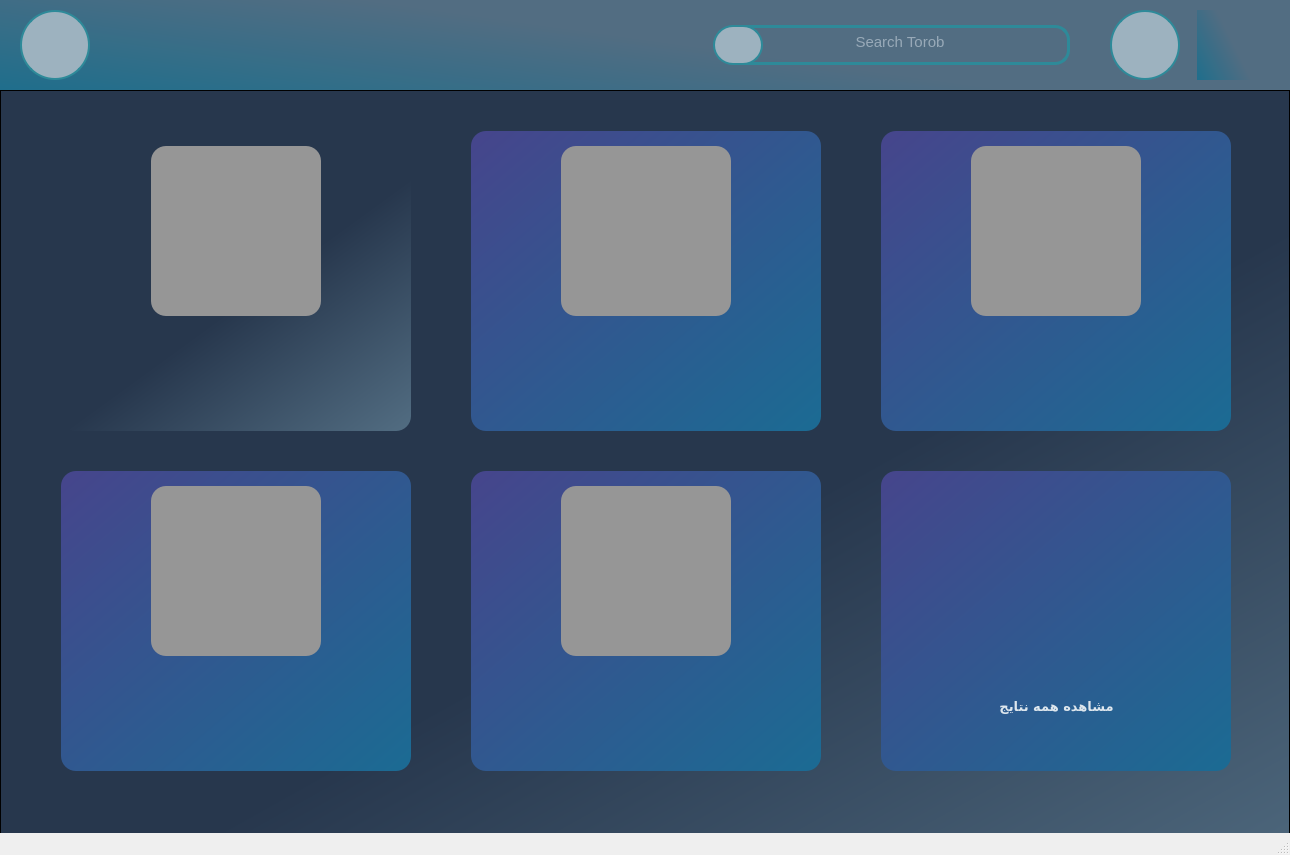
<?xml version="1.0" encoding="UTF-8"?>
<ui version="4.0">
 <class>MainWindow</class>
 <widget class="QMainWindow" name="MainWindow">
  <property name="geometry">
   <rect>
    <x>0</x>
    <y>0</y>
    <width>1290</width>
    <height>855</height>
   </rect>
  </property>
  <property name="font">
   <font>
    <pointsize>8</pointsize>
   </font>
  </property>
  <property name="windowTitle">
   <string>MainWindow</string>
  </property>
  <widget class="QWidget" name="centralwidget">
   <widget class="QWidget" name="widget" native="true">
    <property name="geometry">
     <rect>
      <x>0</x>
      <y>0</y>
      <width>1290</width>
      <height>90</height>
     </rect>
    </property>
    <property name="styleSheet">
     <string notr="true"> background-color: qlineargradient(spread:pad, x1:0.776, y1:0.614091, x2:0, y2:0.999682, stop:0.19403 rgba(82, 109, 130, 255), stop:1 rgba(31, 110, 140, 255))</string>
    </property>
    <widget class="QPushButton" name="profileInfoBtn">
     <property name="geometry">
      <rect>
       <x>20</x>
       <y>10</y>
       <width>70</width>
       <height>70</height>
      </rect>
     </property>
     <property name="styleSheet">
      <string notr="true">QPushButton{
	background-color: rgb(157, 178, 191);
	border-radius: 35px;
	border : 2px solid black;
	border-color: rgb(46, 138, 153);
}

QPushButton:hover{
	background-color: rgb(132, 167, 161);
	border : 3px solid black;
	border-color: rgb(100, 204, 197)
}
</string>
     </property>
     <property name="text">
      <string/>
     </property>
     <property name="icon">
      <iconset>
       <normaloff>profile.png</normaloff>profile.png</iconset>
     </property>
     <property name="iconSize">
      <size>
       <width>50</width>
       <height>50</height>
      </size>
     </property>
    </widget>
    <widget class="QPushButton" name="menuBarBtn">
     <property name="geometry">
      <rect>
       <x>1110</x>
       <y>10</y>
       <width>70</width>
       <height>70</height>
      </rect>
     </property>
     <property name="styleSheet">
      <string notr="true">QPushButton{
	background-color: rgb(157, 178, 191);
	border-radius: 35px;
	border : 2px solid black;
	border-color: rgb(46, 138, 153);
}

QPushButton:hover{
	background-color: rgb(132, 167, 161);
	border : 3px solid black;
	border-color: rgb(100, 204, 197)
}
</string>
     </property>
     <property name="text">
      <string/>
     </property>
     <property name="icon">
      <iconset>
       <normaloff>menu.png</normaloff>menu.png</iconset>
     </property>
     <property name="iconSize">
      <size>
       <width>40</width>
       <height>44</height>
      </size>
     </property>
    </widget>
    <widget class="QLineEdit" name="searchBarTorob">
     <property name="geometry">
      <rect>
       <x>730</x>
       <y>25</y>
       <width>340</width>
       <height>40</height>
      </rect>
     </property>
     <property name="font">
      <font>
       <pointsize>11</pointsize>
      </font>
     </property>
     <property name="styleSheet">
      <string notr="true">QLineEdit{
	background-color: rgb(0, 0, 0, 0);
	border: 3px solid rgba(0, 0, 0, 0);
	border-bottom-color: rgb(46, 138, 153);
	border-right-color: rgb(46, 138, 153);
	border-top-color: rgb(46, 138, 153);
	padding-bottom: 7px;
	border-radius: 15px;
	color: rgb(221, 230, 237);
}
QLineEdit:focus{
	background-color: rgb(132, 167, 161);
	border-bottom-color: rgb(100, 204, 197);
	border-right-color: rgb(100, 204, 197);
	border-top-color: rgb(100, 204, 197);
}</string>
     </property>
     <property name="alignment">
      <set>Qt::AlignCenter</set>
     </property>
     <property name="placeholderText">
      <string>Search Torob</string>
     </property>
    </widget>
    <widget class="QLabel" name="label_2">
     <property name="geometry">
      <rect>
       <x>1197</x>
       <y>10</y>
       <width>70</width>
       <height>70</height>
      </rect>
     </property>
     <property name="text">
      <string/>
     </property>
     <property name="pixmap">
      <pixmap>logo app.png</pixmap>
     </property>
     <property name="scaledContents">
      <bool>true</bool>
     </property>
    </widget>
    <widget class="QPushButton" name="doSearchBtn">
     <property name="geometry">
      <rect>
       <x>713</x>
       <y>25</y>
       <width>50</width>
       <height>40</height>
      </rect>
     </property>
     <property name="styleSheet">
      <string notr="true">QPushButton{
	background-color: rgb(157, 178, 191);
	border-radius: 20px;
	border : 1.5px solid black;
	border-color: rgb(46, 138, 153);
}

QPushButton:hover{
	background-color: rgb(132, 167, 161);
	border : 2.5px solid black;
	border-color: rgb(100, 204, 197)
}

</string>
     </property>
     <property name="text">
      <string/>
     </property>
     <property name="icon">
      <iconset>
       <normaloff>search.png</normaloff>search.png</iconset>
     </property>
     <property name="iconSize">
      <size>
       <width>30</width>
       <height>30</height>
      </size>
     </property>
    </widget>
   </widget>
   <widget class="QWidget" name="widget_2" native="true">
    <property name="geometry">
     <rect>
      <x>0</x>
      <y>90</y>
      <width>1290</width>
      <height>855</height>
     </rect>
    </property>
    <property name="styleSheet">
     <string notr="true">background-color: qlineargradient(spread:pad, x1:0.358, y1:0.244, x2:1, y2:1, stop:0.353234 rgba(39, 55, 77, 255), stop:1 rgba(82, 109, 130, 255))
</string>
    </property>
    <widget class="QScrollArea" name="scrollArea">
     <property name="geometry">
      <rect>
       <x>0</x>
       <y>0</y>
       <width>1290</width>
       <height>855</height>
      </rect>
     </property>
     <property name="widgetResizable">
      <bool>true</bool>
     </property>
     <widget class="QWidget" name="scrollAreaWidgetContents">
      <property name="geometry">
       <rect>
        <x>0</x>
        <y>0</y>
        <width>1288</width>
        <height>853</height>
       </rect>
      </property>
      <widget class="QWidget" name="product1" native="true">
       <property name="geometry">
        <rect>
         <x>60</x>
         <y>40</y>
         <width>350</width>
         <height>300</height>
        </rect>
       </property>
       <property name="styleSheet">
        <string notr="true">QWidget{
	background-color: qlineargradient(spread:pad, x1:0, y1:0, x2:1, y2:1, stop:0 					rgba(70, 69, 140, 255), stop:1 rgba(27, 107, 147, 255));
	border-radius: 15px;
}

QWidget:hover{
	border-color: rgb(90, 150, 227)
}</string>
       </property>
       <widget class="QLabel" name="productPhoto1">
        <property name="geometry">
         <rect>
          <x>90</x>
          <y>15</y>
          <width>170</width>
          <height>170</height>
         </rect>
        </property>
        <property name="styleSheet">
         <string notr="true">background-color: rgb(150, 150, 150);


</string>
        </property>
        <property name="text">
         <string/>
        </property>
        <property name="scaledContents">
         <bool>true</bool>
        </property>
       </widget>
       <widget class="QLabel" name="productName1">
        <property name="geometry">
         <rect>
          <x>10</x>
          <y>205</y>
          <width>310</width>
          <height>40</height>
         </rect>
        </property>
        <property name="font">
         <font>
          <family>Arial Black</family>
          <pointsize>10</pointsize>
          <weight>75</weight>
          <bold>true</bold>
         </font>
        </property>
        <property name="styleSheet">
         <string notr="true">background-color: rgba(0, 0, 0, 0);
color: rgb(221, 230, 237);</string>
        </property>
        <property name="text">
         <string/>
        </property>
        <property name="wordWrap">
         <bool>true</bool>
        </property>
       </widget>
       <widget class="QLabel" name="productPrice1">
        <property name="geometry">
         <rect>
          <x>10</x>
          <y>260</y>
          <width>311</width>
          <height>25</height>
         </rect>
        </property>
        <property name="font">
         <font>
          <pointsize>9</pointsize>
          <weight>75</weight>
          <bold>true</bold>
         </font>
        </property>
        <property name="styleSheet">
         <string notr="true">background-color: rgba(0, 0, 0, 0);
color: rgb(221, 230, 237);</string>
        </property>
        <property name="text">
         <string/>
        </property>
        <property name="alignment">
         <set>Qt::AlignLeading|Qt::AlignLeft|Qt::AlignVCenter</set>
        </property>
       </widget>
       <widget class="QPushButton" name="productBtn1">
        <property name="geometry">
         <rect>
          <x>0</x>
          <y>0</y>
          <width>350</width>
          <height>300</height>
         </rect>
        </property>
        <property name="styleSheet">
         <string notr="true">QPushButton{
	background-color: rgba(0, 0, 0, 0);
}

QPushButton:hover{
	background-color: rgb(0, 0, 0, 50);
	border-radius: 15px;
	border : 2px solid black;
	border-color: rgb(90, 150, 227);
}
</string>
        </property>
        <property name="text">
         <string/>
        </property>
       </widget>
      </widget>
      <widget class="QWidget" name="product2" native="true">
       <property name="geometry">
        <rect>
         <x>470</x>
         <y>40</y>
         <width>350</width>
         <height>300</height>
        </rect>
       </property>
       <property name="styleSheet">
        <string notr="true">background-color: qlineargradient(spread:pad, x1:0, y1:0, x2:1, y2:1, stop:0 rgba(70, 69, 140, 255), stop:1 rgba(27, 107, 147, 255));
border-radius: 15px;</string>
       </property>
       <widget class="QLabel" name="productPhoto2">
        <property name="geometry">
         <rect>
          <x>90</x>
          <y>15</y>
          <width>170</width>
          <height>170</height>
         </rect>
        </property>
        <property name="styleSheet">
         <string notr="true">background-color: rgb(150, 150, 150);</string>
        </property>
        <property name="text">
         <string/>
        </property>
        <property name="scaledContents">
         <bool>true</bool>
        </property>
       </widget>
       <widget class="QLabel" name="productName2">
        <property name="geometry">
         <rect>
          <x>10</x>
          <y>205</y>
          <width>310</width>
          <height>40</height>
         </rect>
        </property>
        <property name="font">
         <font>
          <family>Arial Black</family>
          <pointsize>10</pointsize>
          <weight>75</weight>
          <bold>true</bold>
         </font>
        </property>
        <property name="styleSheet">
         <string notr="true">background-color: rgba(0, 0, 0, 0);
color: rgb(221, 230, 237);</string>
        </property>
        <property name="text">
         <string/>
        </property>
        <property name="wordWrap">
         <bool>true</bool>
        </property>
       </widget>
       <widget class="QLabel" name="productPrice2">
        <property name="geometry">
         <rect>
          <x>10</x>
          <y>260</y>
          <width>311</width>
          <height>25</height>
         </rect>
        </property>
        <property name="font">
         <font>
          <pointsize>9</pointsize>
          <weight>75</weight>
          <bold>true</bold>
         </font>
        </property>
        <property name="styleSheet">
         <string notr="true">background-color: rgba(0, 0, 0, 0);
color: rgb(221, 230, 237);</string>
        </property>
        <property name="text">
         <string/>
        </property>
        <property name="alignment">
         <set>Qt::AlignLeading|Qt::AlignLeft|Qt::AlignVCenter</set>
        </property>
       </widget>
       <widget class="QPushButton" name="productBtn2">
        <property name="geometry">
         <rect>
          <x>0</x>
          <y>0</y>
          <width>350</width>
          <height>300</height>
         </rect>
        </property>
        <property name="styleSheet">
         <string notr="true">QPushButton{
	background-color: rgba(0, 0, 0, 0);
}

QPushButton:hover{
	background-color: rgb(0, 0, 0, 50);
	border-radius: 15px;
	border : 2px solid black;
	border-color: rgb(90, 150, 227);
}
</string>
        </property>
        <property name="text">
         <string/>
        </property>
       </widget>
      </widget>
      <widget class="QWidget" name="product3" native="true">
       <property name="geometry">
        <rect>
         <x>880</x>
         <y>40</y>
         <width>350</width>
         <height>300</height>
        </rect>
       </property>
       <property name="styleSheet">
        <string notr="true">background-color: qlineargradient(spread:pad, x1:0, y1:0, x2:1, y2:1, stop:0 rgba(70, 69, 140, 255), stop:1 rgba(27, 107, 147, 255));
border-radius: 15px;</string>
       </property>
       <widget class="QLabel" name="productPhoto3">
        <property name="geometry">
         <rect>
          <x>90</x>
          <y>15</y>
          <width>170</width>
          <height>170</height>
         </rect>
        </property>
        <property name="styleSheet">
         <string notr="true">background-color: rgb(150, 150, 150);</string>
        </property>
        <property name="text">
         <string/>
        </property>
        <property name="scaledContents">
         <bool>true</bool>
        </property>
       </widget>
       <widget class="QLabel" name="productName3">
        <property name="geometry">
         <rect>
          <x>10</x>
          <y>205</y>
          <width>310</width>
          <height>40</height>
         </rect>
        </property>
        <property name="font">
         <font>
          <family>Arial Black</family>
          <pointsize>10</pointsize>
          <weight>75</weight>
          <bold>true</bold>
         </font>
        </property>
        <property name="styleSheet">
         <string notr="true">background-color: rgba(0, 0, 0, 0);
color: rgb(221, 230, 237);</string>
        </property>
        <property name="text">
         <string/>
        </property>
        <property name="wordWrap">
         <bool>true</bool>
        </property>
       </widget>
       <widget class="QLabel" name="productPrice3">
        <property name="geometry">
         <rect>
          <x>10</x>
          <y>260</y>
          <width>311</width>
          <height>25</height>
         </rect>
        </property>
        <property name="font">
         <font>
          <pointsize>9</pointsize>
          <weight>75</weight>
          <bold>true</bold>
         </font>
        </property>
        <property name="styleSheet">
         <string notr="true">background-color: rgba(0, 0, 0, 0);
color: rgb(221, 230, 237);</string>
        </property>
        <property name="text">
         <string/>
        </property>
        <property name="alignment">
         <set>Qt::AlignLeading|Qt::AlignLeft|Qt::AlignVCenter</set>
        </property>
       </widget>
       <widget class="QPushButton" name="productBtn3">
        <property name="geometry">
         <rect>
          <x>0</x>
          <y>0</y>
          <width>350</width>
          <height>300</height>
         </rect>
        </property>
        <property name="styleSheet">
         <string notr="true">QPushButton{
	background-color: rgba(0, 0, 0, 0);
}

QPushButton:hover{
	background-color: rgb(0, 0, 0, 50);
	border-radius: 15px;
	border : 2px solid black;
	border-color: rgb(90, 150, 227);
}
</string>
        </property>
        <property name="text">
         <string/>
        </property>
       </widget>
      </widget>
      <widget class="QWidget" name="moreProducts" native="true">
       <property name="geometry">
        <rect>
         <x>880</x>
         <y>380</y>
         <width>350</width>
         <height>300</height>
        </rect>
       </property>
       <property name="styleSheet">
        <string notr="true">background-color: qlineargradient(spread:pad, x1:0, y1:0, x2:1, y2:1, stop:0 rgba(70, 69, 140, 255), stop:1 rgba(27, 107, 147, 255));
border-radius: 15px;</string>
       </property>
       <widget class="QLabel" name="labelMore">
        <property name="geometry">
         <rect>
          <x>10</x>
          <y>205</y>
          <width>331</width>
          <height>61</height>
         </rect>
        </property>
        <property name="font">
         <font>
          <family>Arial Black</family>
          <pointsize>10</pointsize>
          <weight>75</weight>
          <bold>true</bold>
         </font>
        </property>
        <property name="styleSheet">
         <string notr="true">background-color: rgba(0, 0, 0, 0);
color: rgb(221, 230, 237);</string>
        </property>
        <property name="text">
         <string>مشاهده همه نتایج</string>
        </property>
        <property name="alignment">
         <set>Qt::AlignCenter</set>
        </property>
        <property name="wordWrap">
         <bool>true</bool>
        </property>
       </widget>
       <widget class="QLabel" name="torobLogo">
        <property name="geometry">
         <rect>
          <x>90</x>
          <y>15</y>
          <width>170</width>
          <height>170</height>
         </rect>
        </property>
        <property name="styleSheet">
         <string notr="true">background-color: rgb(0, 0, 0, 0);</string>
        </property>
        <property name="text">
         <string/>
        </property>
        <property name="pixmap">
         <pixmap>logo app.png</pixmap>
        </property>
        <property name="scaledContents">
         <bool>true</bool>
        </property>
       </widget>
       <widget class="QPushButton" name="seeMoreProducts">
        <property name="geometry">
         <rect>
          <x>0</x>
          <y>0</y>
          <width>350</width>
          <height>300</height>
         </rect>
        </property>
        <property name="styleSheet">
         <string notr="true">QPushButton{
	background-color: rgba(0, 0, 0, 0);
}

QPushButton:hover{
	background-color: rgb(0, 0, 0, 50);
	border-radius: 15px;
	border : 2px solid black;
	border-color: rgb(90, 150, 227);
}
</string>
        </property>
        <property name="text">
         <string/>
        </property>
       </widget>
      </widget>
      <widget class="QWidget" name="product5" native="true">
       <property name="geometry">
        <rect>
         <x>470</x>
         <y>380</y>
         <width>350</width>
         <height>300</height>
        </rect>
       </property>
       <property name="styleSheet">
        <string notr="true">background-color: qlineargradient(spread:pad, x1:0, y1:0, x2:1, y2:1, stop:0 rgba(70, 69, 140, 255), stop:1 rgba(27, 107, 147, 255));
border-radius: 15px;</string>
       </property>
       <widget class="QLabel" name="productPhoto5">
        <property name="geometry">
         <rect>
          <x>90</x>
          <y>15</y>
          <width>170</width>
          <height>170</height>
         </rect>
        </property>
        <property name="styleSheet">
         <string notr="true">background-color: rgb(150, 150, 150);</string>
        </property>
        <property name="text">
         <string/>
        </property>
        <property name="scaledContents">
         <bool>true</bool>
        </property>
       </widget>
       <widget class="QLabel" name="productName5">
        <property name="geometry">
         <rect>
          <x>10</x>
          <y>205</y>
          <width>310</width>
          <height>40</height>
         </rect>
        </property>
        <property name="font">
         <font>
          <family>Arial Black</family>
          <pointsize>10</pointsize>
          <weight>75</weight>
          <bold>true</bold>
         </font>
        </property>
        <property name="styleSheet">
         <string notr="true">background-color: rgba(0, 0, 0, 0);
color: rgb(221, 230, 237);</string>
        </property>
        <property name="text">
         <string/>
        </property>
        <property name="wordWrap">
         <bool>true</bool>
        </property>
       </widget>
       <widget class="QLabel" name="productPrice5">
        <property name="geometry">
         <rect>
          <x>10</x>
          <y>260</y>
          <width>311</width>
          <height>25</height>
         </rect>
        </property>
        <property name="font">
         <font>
          <pointsize>9</pointsize>
          <weight>75</weight>
          <bold>true</bold>
         </font>
        </property>
        <property name="styleSheet">
         <string notr="true">background-color: rgba(0, 0, 0, 0);
color: rgb(221, 230, 237);</string>
        </property>
        <property name="text">
         <string/>
        </property>
        <property name="alignment">
         <set>Qt::AlignLeading|Qt::AlignLeft|Qt::AlignVCenter</set>
        </property>
       </widget>
       <widget class="QPushButton" name="productBtn5">
        <property name="geometry">
         <rect>
          <x>0</x>
          <y>0</y>
          <width>350</width>
          <height>300</height>
         </rect>
        </property>
        <property name="styleSheet">
         <string notr="true">QPushButton{
	background-color: rgba(0, 0, 0, 0);
}

QPushButton:hover{
	background-color: rgb(0, 0, 0, 50);
	border-radius: 15px;
	border : 2px solid black;
	border-color: rgb(90, 150, 227);
}
</string>
        </property>
        <property name="text">
         <string/>
        </property>
       </widget>
      </widget>
      <widget class="QWidget" name="product4" native="true">
       <property name="geometry">
        <rect>
         <x>60</x>
         <y>380</y>
         <width>350</width>
         <height>300</height>
        </rect>
       </property>
       <property name="styleSheet">
        <string notr="true">background-color: qlineargradient(spread:pad, x1:0, y1:0, x2:1, y2:1, stop:0 rgba(70, 69, 140, 255), stop:1 rgba(27, 107, 147, 255));
border-radius: 15px;</string>
       </property>
       <widget class="QLabel" name="productPhoto4">
        <property name="geometry">
         <rect>
          <x>90</x>
          <y>15</y>
          <width>170</width>
          <height>170</height>
         </rect>
        </property>
        <property name="styleSheet">
         <string notr="true">background-color: rgb(150, 150, 150);</string>
        </property>
        <property name="text">
         <string/>
        </property>
        <property name="scaledContents">
         <bool>true</bool>
        </property>
       </widget>
       <widget class="QLabel" name="productName4">
        <property name="geometry">
         <rect>
          <x>10</x>
          <y>205</y>
          <width>310</width>
          <height>40</height>
         </rect>
        </property>
        <property name="font">
         <font>
          <family>Arial Black</family>
          <pointsize>10</pointsize>
          <weight>75</weight>
          <bold>true</bold>
         </font>
        </property>
        <property name="styleSheet">
         <string notr="true">background-color: rgba(0, 0, 0, 0);
color: rgb(221, 230, 237);</string>
        </property>
        <property name="text">
         <string/>
        </property>
        <property name="wordWrap">
         <bool>true</bool>
        </property>
       </widget>
       <widget class="QLabel" name="productPrice4">
        <property name="geometry">
         <rect>
          <x>10</x>
          <y>260</y>
          <width>311</width>
          <height>25</height>
         </rect>
        </property>
        <property name="font">
         <font>
          <pointsize>9</pointsize>
          <weight>75</weight>
          <bold>true</bold>
         </font>
        </property>
        <property name="styleSheet">
         <string notr="true">background-color: rgba(0, 0, 0, 0);
color: rgb(221, 230, 237);</string>
        </property>
        <property name="text">
         <string/>
        </property>
        <property name="alignment">
         <set>Qt::AlignLeading|Qt::AlignLeft|Qt::AlignVCenter</set>
        </property>
       </widget>
       <widget class="QPushButton" name="productBtn4">
        <property name="geometry">
         <rect>
          <x>0</x>
          <y>0</y>
          <width>350</width>
          <height>300</height>
         </rect>
        </property>
        <property name="styleSheet">
         <string notr="true">QPushButton{
	background-color: rgba(0, 0, 0, 0);
}

QPushButton:hover{
	background-color: rgb(0, 0, 0, 50);
	border-radius: 15px;
	border : 2px solid black;
	border-color: rgb(90, 150, 227);
}
</string>
        </property>
        <property name="text">
         <string/>
        </property>
       </widget>
      </widget>
     </widget>
    </widget>
   </widget>
  </widget>
  <widget class="QMenuBar" name="menubar">
   <property name="geometry">
    <rect>
     <x>0</x>
     <y>0</y>
     <width>1290</width>
     <height>23</height>
    </rect>
   </property>
  </widget>
  <widget class="QStatusBar" name="statusbar"/>
 </widget>
 <resources/>
 <connections/>
</ui>
